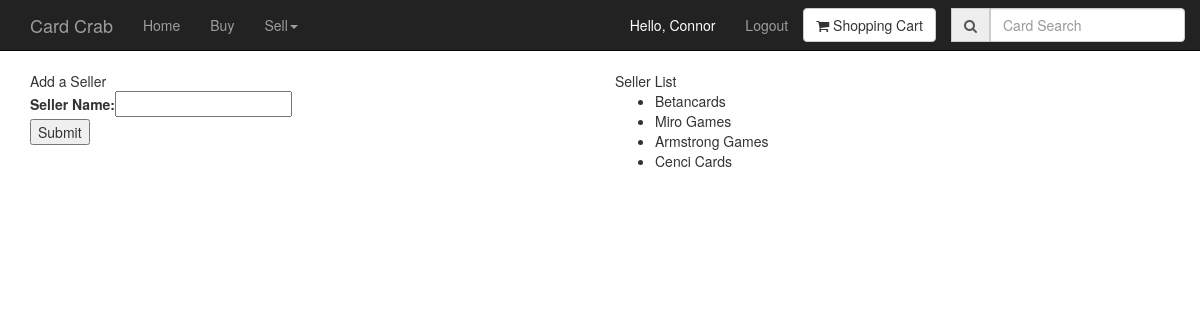
/add_seller/ (signed in), run on the app's committed database.
### CardCrab/models.py (models this page shows, shortened)
class Seller(models.Model):
    name = models.TextField()

### CardCrab/views.py (the view)
# urls.py: url(r'^add_seller/', views.add_seller, name='add_seller'),
def add_seller(request):
    if request.method == 'POST':
        form = AddSellerForm(request.POST)
        if form.is_valid():
            data = form.cleaned_data
            seller = Seller(name=data["name"])
            seller.save()
    form = AddSellerForm()
    sellers = Seller.objects.all()
    context = {'form': form, 'sellers': sellers}
    return render(request, 'admin/add_seller.html', context)

### CardCrab/forms.py
class AddSellerForm(forms.Form):
    name = forms.CharField(label="Seller Name")

### templates/admin/add_seller.html (shortened to what this page needs)
{% extends 'base.html' %}
{% load staticfiles %}
{% block content %}
        <div class="section">
            <div class="container">
                <div class="row">
                    <div class="col-md-6">
                        Add a Seller
                        <form action = "/add_seller/" method="post">
                            {{ form }}
                            <br>
                            <input type = "submit" value = "Submit" />
                        </form>
                    </div>
                    <div class="col-md-6">
                        Seller List
                        <ul>
                        {% for seller in sellers %}
                            <li>{{ seller.name }}</li>
                        {% endfor %}
                        </ul>
                    </div>
                </div>
            </div>
        </div>
{% endblock %}

### templates/navbar.html (shortened to what this page needs)
{% load staticfiles %}
<div class="navbar navbar-default navbar-inverse navbar-static-top">
            <div class="container">
                <div class="navbar-header">
                    <a class="navbar-brand" href="{% url 'index' %}" aria-label="a home button that says Card Crab">
                        <span>Card Crab</span>
                    </a>
                </div>
                <div class="collapse navbar-collapse" id="navbar-ex-collapse">
                    <ul class="nav navbar-nav navbar-left">
                        <li id = "home_label">
                            <a href="{% url 'index' %}">Home</a>
                        </li>
                        <li id = "cards_label">
                            <a href="{% url 'search' %}">Buy</a>
                        </li>
                        {% if user.is_authenticated %}
                        <li class = "dropdown">
                            <a class = "dropdown-toggle" data-toggle="dropdown" href="#">Sell<span class = "caret"></span></a>
                        </li>
                        {% else %}
                        <li id = "cards_label">
                            <a href="{% url 'my_store' %}">Sell</a>
                        </li>
                        {% endif %}
                    </ul>
                    <div class="nav navbar-nav navbar-group navbar-right">
                        <a href = "{% url 'checkout' %}" class="navbar-btn btn btn-default" type="button">
                            <i class="fa fa-shopping-cart" aria-hidden="true"></i>
                            <span>Shopping Cart</span>
                        </a>
                        <div class="navbar-form navbar-right" role="search">
                            <form class="form-group input-group" method = 'post' action="{% url 'search' %}">
                                <span class="input-group-addon">
                                    <i class="fa fa-search" aria-hidden="true"></i>
                                </span>
                                <input type="text" id="search_box" name="search_text" class="form-control input-md" placeholder="Card Search" value="{{ search_text|default:'' }}">
                            </form>
                        </div>
                    </div>
                    <ul class="nav navbar-nav navbar-group navbar-right">
                        {% if user.is_authenticated %}
                        <li>
                            <p class="nav-text">Hello, {{ user.first_name }}</p>
                        </li>
                        <li>
                            <a href="#" onclick="logout()">Logout</a>
                        </li>
                        {% endif %}
                </ul>
            </div>
        </div>

### static/css/styles.css (style rules this page uses)
.nav-text { padding: 15px 15px; margin: 0px 0px -15px; color: white; }

### data on the page
Seller: name "Betancards"
Seller: name "Miro Games"
Seller: name "Armstrong Games"
Seller: name "Cenci Cards"

### other printed values
{{ user.first_name }} "Connor"
